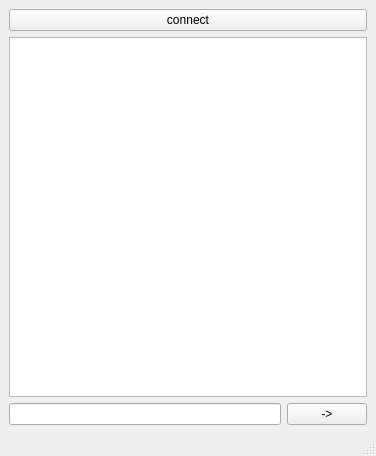
<?xml version="1.0" encoding="UTF-8"?>
<ui version="4.0">
 <class>MainWindow</class>
 <widget class="QMainWindow" name="MainWindow">
  <property name="geometry">
   <rect>
    <x>0</x>
    <y>0</y>
    <width>376</width>
    <height>456</height>
   </rect>
  </property>
  <property name="windowTitle">
   <string>MainWindow</string>
  </property>
  <widget class="QWidget" name="centralwidget">
   <layout class="QGridLayout" name="gridLayout">
    <item row="0" column="0" colspan="2">
     <widget class="QPushButton" name="pushButton">
      <property name="text">
       <string>connect</string>
      </property>
     </widget>
    </item>
    <item row="1" column="0" colspan="2">
     <widget class="QTextBrowser" name="textBrowser"/>
    </item>
    <item row="2" column="0">
     <widget class="QLineEdit" name="lineEdit"/>
    </item>
    <item row="2" column="1">
     <widget class="QPushButton" name="pushButton_2">
      <property name="text">
       <string>-&gt;</string>
      </property>
     </widget>
    </item>
   </layout>
  </widget>
  <widget class="QMenuBar" name="menubar">
   <property name="geometry">
    <rect>
     <x>0</x>
     <y>0</y>
     <width>376</width>
     <height>21</height>
    </rect>
   </property>
  </widget>
  <widget class="QStatusBar" name="statusbar"/>
 </widget>
 <resources/>
 <connections/>
</ui>
